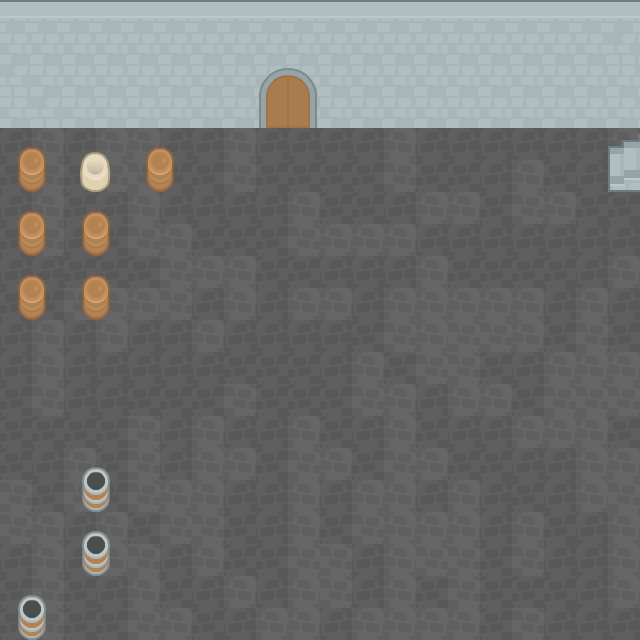

The image is a tile-based game level rendered from a .tmx file. Its description and complete source (layers, tilesets, objects, tile grids) follow:
An orthogonal 20x20 tile map with 32x32 px tiles, 2 tile layers (suelo, barril) and 11 objects (11x object).

<map version="1.4" tiledversion="1.4.3" orientation="orthogonal" renderorder="right-down" width="20" height="20" tilewidth="32" tileheight="32" infinite="0" nextlayerid="4" nextobjectid="12">
 <tileset firstgid="1" source="tileset.tsx" />
 <layer id="1" name="suelo" width="20" height="20">
  <data encoding="csv">
349,349,349,349,349,349,349,349,349,349,349,349,349,349,349,349,349,349,349,350,
389,389,389,389,389,389,389,389,389,389,389,389,389,389,389,389,389,389,389,390,
390,391,391,391,391,391,391,391,391,391,391,391,391,391,391,391,391,391,391,391,
389,390,391,391,391,391,391,391,391,391,391,391,391,391,391,391,391,391,391,391,
580,581,580,581,581,580,580,581,580,580,580,580,581,580,580,580,580,580,580,581,
620,621,620,621,621,620,620,621,620,620,620,620,621,620,620,580,581,620,580,580,
580,581,620,580,581,580,580,580,580,581,620,620,580,581,581,620,621,581,620,620,
620,621,580,620,621,581,620,620,620,621,581,581,581,580,580,580,580,580,580,580,
580,580,620,620,620,621,581,581,620,620,580,580,580,581,620,620,620,620,580,581,
620,620,621,581,581,621,580,581,580,581,581,580,581,581,581,581,581,580,581,580,
580,581,580,581,580,580,581,580,580,580,580,620,621,581,621,621,581,620,621,620,
580,581,580,580,580,580,580,620,620,620,580,581,620,621,621,620,580,581,581,581,
620,621,580,580,620,620,620,621,620,620,620,621,581,580,581,581,620,621,621,621,
620,620,620,620,621,580,581,580,580,581,620,580,581,620,580,580,581,581,581,620,
620,580,581,620,621,580,581,581,620,621,581,620,621,581,620,620,580,580,581,581,
621,620,621,620,621,581,581,580,580,581,580,581,581,580,581,580,620,580,581,621,
621,581,580,581,620,621,621,620,580,581,620,621,581,581,581,580,581,620,580,581,
580,581,580,581,621,580,581,620,620,621,621,580,581,621,621,620,621,580,580,581,
620,621,620,580,581,620,580,581,580,581,621,580,581,620,621,620,620,620,580,581,
620,621,620,620,621,581,620,580,581,581,580,581,581,581,581,620,621,580,580,580
</data>
 </layer>
 <layer id="2" name="barril" width="20" height="20">
  <data encoding="csv">
0,0,0,0,0,0,0,0,0,0,0,0,0,0,0,0,0,0,0,0,
0,0,0,0,0,0,0,0,0,0,0,0,0,0,0,0,0,0,0,0,
0,0,0,0,0,0,0,0,839,840,0,0,0,0,0,0,0,0,0,0,
0,0,0,0,0,0,0,0,879,880,0,0,0,0,0,0,0,0,0,0,
817,818,977,978,817,818,0,0,0,0,0,0,0,0,0,0,0,0,0,593,
857,858,1017,1018,857,858,0,0,0,0,0,0,0,0,0,0,0,0,0,633,
817,818,817,818,0,0,0,0,0,0,0,0,0,0,0,0,0,0,0,0,
857,858,857,858,0,0,0,0,0,0,0,0,0,0,0,0,0,0,0,0,
817,818,817,818,0,0,0,0,0,0,0,0,0,0,0,0,0,0,0,0,
857,858,857,858,0,0,0,0,0,0,0,0,0,0,0,0,0,0,0,0,
0,0,0,0,0,0,0,0,0,0,0,0,0,0,0,0,0,0,0,0,
0,0,0,0,0,0,0,0,0,0,0,0,0,0,0,0,0,0,0,0,
0,0,0,0,0,0,0,0,0,0,0,0,0,0,0,0,0,0,0,0,
0,0,0,0,0,0,0,0,0,0,0,0,0,0,0,0,0,0,0,0,
0,0,979,980,0,0,0,0,0,0,0,0,0,0,0,0,0,0,0,0,
0,0,1019,1020,0,0,0,0,0,0,0,0,0,0,0,0,0,0,0,0,
0,0,979,980,0,0,0,0,0,0,0,0,0,0,0,0,0,0,0,0,
0,0,1019,1020,0,0,0,0,0,0,0,0,0,0,0,0,0,0,0,0,
979,980,0,0,0,0,0,0,0,0,0,0,0,0,0,0,0,0,0,0,
1019,1020,0,0,0,0,0,0,0,0,0,0,0,0,0,0,0,0,0,0
</data>
 </layer>
 <objectgroup id="3" name="Object Layer 1">
  <object id="1" name="pared" type="object" x="2" y="1" width="641" height="126" />
  <object id="2" name="pared" type="object" x="-54" y="128" width="56" height="514" />
  <object id="3" name="pared" type="object" x="642" y="128" width="44" height="512" />
  <object id="4" name="pared" type="object" x="2" y="641" width="641" height="32" />
  <object id="5" name="puertasotano2" type="object" x="260" y="110" width="54" height="28" />
  <object id="6" name="barril" type="object" x="2" y="129" width="124" height="194" />
  <object id="7" name="barril" type="object" x="129" y="124" width="65" height="66" />
  <object id="8" name="barril" type="object" x="64" y="465" width="66" height="114" />
  <object id="9" name="barril" type="object" x="3" y="576" width="61" height="67" />
  <object id="10" name="puertajesus1" type="object" x="609" y="134" width="41" height="57" />
  <object id="11" name="personaje" type="object" x="530" y="177" width="48" height="48" />
 </objectgroup>
</map>
